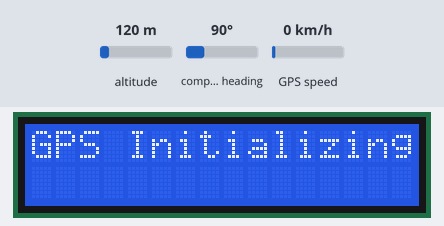
Simulated run of this sketch. Board: Arduino Uno, built for the host (arithmetic inside an expression is 32-bit, double 64-bit). Shown: 16×2 character LCD. The inputs (shaded band) are chosen by the test bench; at power-on: altitude 120 m, compass heading 90°, GPS speed 0 km/h. The GPS gets a fix after 3 s at 37.7749, -122.4194 with 8 satellites.

Above: at 0.1 s.
At 3.2 s:
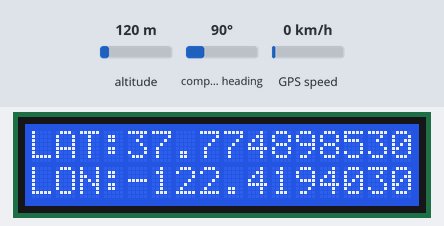

The sketch:

GPS.ino
```cpp
#include "GPS.h"
#include "Display.h"

Display display;
GPS gps;

void setup(){
  display.init();
  gps.init();
}

void loop(){
  gps.get();
  gps.print();
}
```
